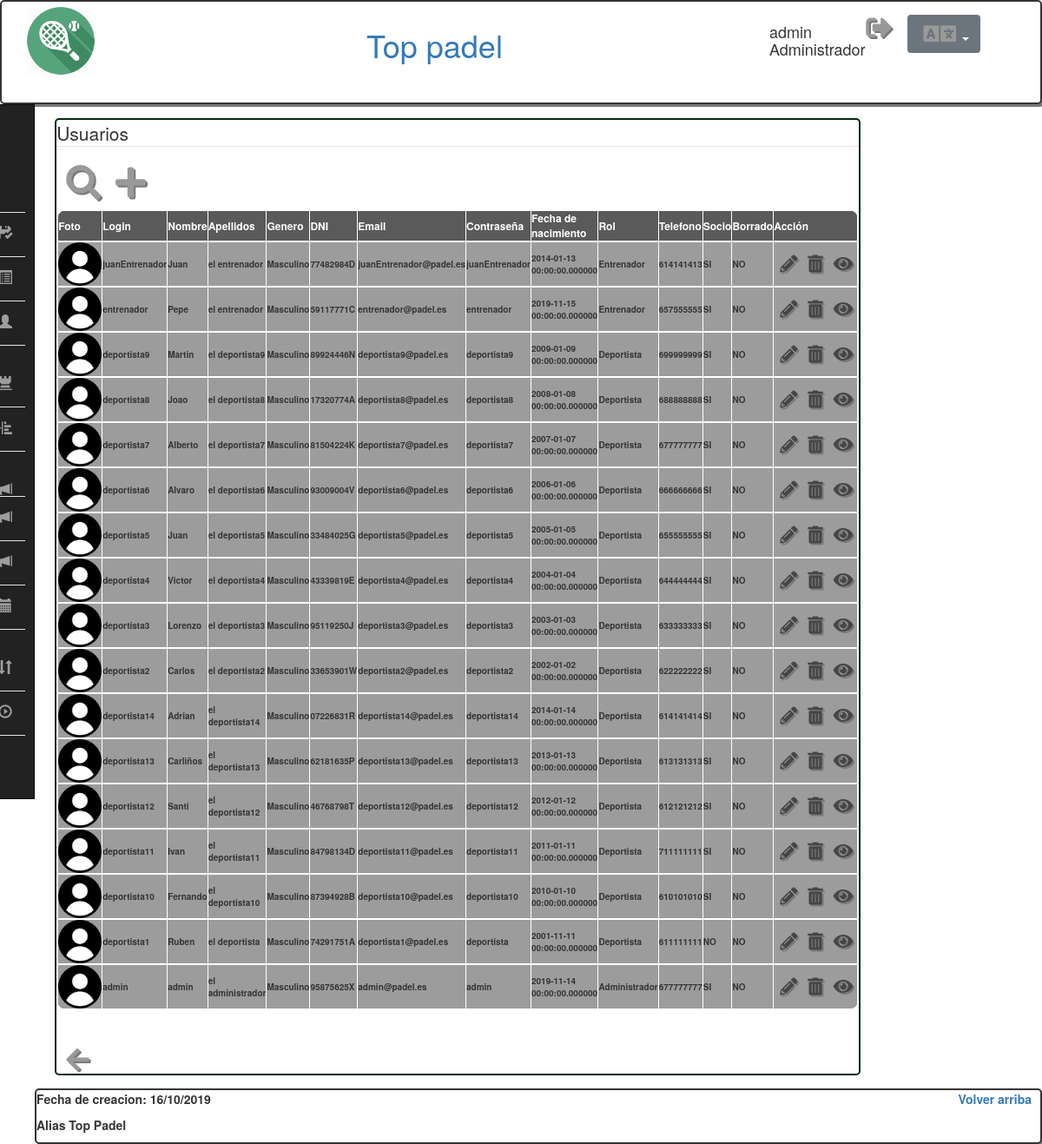
The page /Controllers/Usuarios_Controller.php?accion=SHOWALL (signed in) on the database its author committed.
### tables this page shows
CREATE TABLE IF NOT EXISTS USUARIO (
  login varchar(25) NOT NULL,
  password varchar(128) NOT NULL,
  nombre varchar(25) DEFAULT NULL,
  apellidos varchar(50) DEFAULT NULL,
  genero enum('Masculino','Femenino') DEFAULT NULL,
  dni varchar(10) DEFAULT NULL,
  fechaNacimiento datetime(6) NOT NULL,
  email varchar(50) DEFAULT NULL,
  telefono int(15) DEFAULT NULL,
  rol enum('Deportista','Administrador','Entrenador') DEFAULT NULL,
  socio enum('SI','NO') DEFAULT NULL,
  foto varchar(500) DEFAULT NULL,
  borrado enum('SI','NO') DEFAULT 'NO',

  PRIMARY KEY (login)
);

### Models/Usuario_Model.php (called while the page is built, shortened)
<?php
class Usuario_Model{
	var $mysqli;
	function __construct($login,$password,$nombre,$apellidos,$genero,$dni,$fechaNac,$email,$telefono,$rol,$socio,$foto){
		include_once '../Models/Access_DB.php';
		$this->mysqli = ConnectDB();
	}
		function SHOWALL(){
			$result = $this->mysqli->query("SELECT * FROM usuario ORDER BY usuario.login DESC, usuario.nombre");
		return mysqli_fetch_all($result, MYSQLI_ASSOC);
		}
}
?>

### Models/Access_DB.php (called while the page is built)
<?php
function ConnectDB()
{
    $mysqli = new mysqli("localhost", 'padelabpdba', 'padelpass' , 'padelabp');
	if ($mysqli->connect_errno) {
		include './MESSAGE_View.php';
		new MESSAGE("Fallo al conectar a MySQL: (" . $mysqli->connect_errno . ") " . $mysqli->connect_error, './index.php');
		return false;
	}
	else{
		return $mysqli;
	}
}
?>

### Views/Usuarios/UsuariosShowAll_View.php (the view, shortened to what this page needs)
<?php
	class USUARIO_SHOWALL{
		function __construct($datos){
			$this->render($datos);
		}
		function render($datos){
            include '../Views/Header_View.php';
						?>
<div class="col-md-2"></div>
<div class=" table-responsive contenido">
    <fieldset id="showall">
        <legend><?php echo $strings['Usuarios'];?></legend>
        <div class="container-showall-btn">
            <button class="form-btn" role="link" onclick="window.location='../Controllers/Usuarios_Controller.php?accion=SEARCH'"><i class="fas fa-search"></i>
            <button class="form-btn" role="link" onclick="window.location='../Controllers/Usuarios_Controller.php?accion=ADD'"><i class="fas fa-plus"></i>
        </div>
        <table>
        <thead>
        <tr>
								<th><?php echo $strings['Foto'];?></th>
								<th><?php echo $strings['Login'];?></th>
                <th><?php echo $strings['Nombre'];?></th>
                <th><?php echo $strings['Apellidos'];?></th>
                <th><?php echo $strings['Genero'];?></th>
                <th><?php echo $strings['DNI'];?></th>
                <th><?php echo $strings['Email'];?></th>
                <th><?php echo $strings['Contraseña'];?></th>
                <th><?php echo $strings['Fecha de nacimiento'];?></th>
								<th><?php echo $strings['Rol'];?></th>
								<th><?php echo $strings['Teléfono'];?></th>
								<th><?php echo $strings['Socio'];?></th>
								<th><?php echo $strings['Borrado'];?></th>
                <th colspan="3"><?php echo $strings['Acción'];?></th>
        </tr>
        </thead>
            <tr>
            <?php if(count($datos, COUNT_RECURSIVE)!= 12){
                    foreach($datos as $datos) :
                    ?>
										<td><img src="<?php echo "../Files/Attached_files/".$datos['foto']?>"  height="50" width="50"></td>
										<td><?php echo $datos['login']."\n"; ?></td>
										<td><?php echo $datos['nombre']."\n"; ?></td>
								<td><?php echo $datos['apellidos']."\n"; ?></td>
								<td><?php echo $datos['genero']."\n"; ?></td>
								<td><?php echo $datos['dni']."\n"; ?></td>
								<td><?php echo $datos['email']."\n"; ?></td>
								<td><?php echo $datos['password']."\n"; ?></td>
								<td><?php echo $datos['fechaNacimiento']."\n"; ?></td>
								<td><?php echo $datos['rol']."\n"; ?></td>
								<td><?php echo $datos['telefono']."\n"; ?></td>
								<td><?php echo $datos['socio']."\n"; ?></td>
								<td><?php echo $datos['borrado']."\n"; ?></td>
                <td class="tb-btn"><button class="editbtn" role="link" onclick="window.location='../Controllers/Usuarios_Controller.php?accion=EDIT&param=<?php echo $datos['login']?>';"><i class="fas fa-pencil-alt"></i></button></td>
                 <?php if($datos['login'] == $_SESSION['login']){?>
                <td class="tb-btn disable"><button class="editbtn disable" role="link" ><i class="fas fa-trash-alt"></i></button></td>
                <?php }else{?>
                <td class="tb-btn"><button class="editbtn" role="link" onclick="window.location='../Controllers/Usuarios_Controller.php?accion=DELETE&param=<?php echo $datos['login']?>';"><i class="fas fa-trash-alt"></i></button></td>
                <?php }?>
                <td class="tb-btn"><button class="editbtn" role="link" onclick="window.location='../Controllers/Usuarios_Controller.php?accion=SHOWCURRENT&param=<?php echo $datos['login']?>';"><i class="fas fa-eye"></i></button></td>
            </tr>
            <?php endforeach;};?>
            </table>
        <div class="container-btn">
            <button class="form-btn" role="link" onclick="window.location='./Index_Controller.php';"><i class="fas fa-arrow-left"></i>
        </div>
    </fieldset>
</div>
<?php
			include '../Views/Footer_View.php';
		}}
?>

### Views/css/estilos.css (style rules this page uses)
body { font-family: 'Roboto', sans-serif; margin: 12px; background-color: rgb(189, 189, 189); align-items: center; }
.contenido { margin-top: 15px; margin-bottom: 15px; margin-left: 2%; margin-right: 2%; background-color: white; color: rgb(28, 145, 5); border: 2px solid rgb(2, 41, 11); border-radius: 5px; font-size: 10px; max-width:80%; }
.fas { margin-left: 5px; font-size: 30px; color: rgb(153, 153, 153); text-shadow: 2px 2px rgb(121, 121, 121); }
.form-btn { border: none; background-color: rgba(0,0,0,0); }
.form-btn .fas { margin-left: 5px; font-size: 30px; color: rgb(153, 153, 153); text-shadow: 2px 2px rgb(121, 121, 121); }
table { width: 100%; margin-top: 10px; color: rgb(53, 53, 53); }
tr { border: 2px solid white; }
td { font-size: 10px; font-weight: bold; border: 1px solid white; padding-left: 10px; padding-right:10px; background-color: rgb(156, 156, 156); }
th { color: white; font-size: 12px; border: 1px solid white; padding-left: 10px; padding-right:10px; background-color: rgb(90, 90, 90); }
.tb-btn { border: none; padding:0; padding-top: 5px; padding-bottom: 5px; }
table tbody tr:last-child td:first-child { border-radius: 0 0 0 10px; }
table tbody tr:last-child td:last-child { border-radius: 0 0 10px 0; }
.editbtn { border: none; background-color: rgba(0,0,0,0); padding: 2px; padding-right: 5px; }
.editbtn .fas { font-size: 20px; color: rgb(70, 70, 70); text-shadow: 2px 2px rgb(121, 121, 121); }
.container-showall-btn .form-btn .fas { font-size: 40px; }
legend { border-bottom: 1px solid white; }
#showall .container-btn { padding-top: 20px; border-top: 1px solid white; }
#showall .container-btn .fas { font-size:30px; }
table { margin-bottom: 20px; }
table thead th:first-child { border-radius: 10px 0 0 0; }
table thead th:last-child { border-radius: 0 10px 0 0; }
body,html { height: 100%; }

### rows shown on the page
usuario: foto (picture), login "juanEntrenador", nombre "Juan", apellidos "el entrenador", genero "Masculino", dni "77482984D", email "juanEntrenador@padel.es", password "juanEntrenador", fechaNacimiento "2014-01-13 00:00:00.000000", rol "Entrenador", telefono "614141413", socio "SI", borrado "NO"
usuario: foto (picture), login "entrenador", nombre "Pepe", apellidos "el entrenador", genero "Masculino", dni "59117771C", email "entrenador@padel.es", password "entrenador", fechaNacimiento "2019-11-15 00:00:00.000000", rol "Entrenador", telefono "657555555", socio "SI", borrado "NO"
usuario: foto (picture), login "deportista9", nombre "Martin", apellidos "el deportista9", genero "Masculino", dni "89924446N", email "deportista9@padel.es", password "deportista9", fechaNacimiento "2009-01-09 00:00:00.000000", rol "Deportista", telefono "699999999", socio "SI", borrado "NO"
usuario: foto (picture), login "deportista8", nombre "Joao", apellidos "el deportista8", genero "Masculino", dni "17320774A", email "deportista8@padel.es", password "deportista8", fechaNacimiento "2008-01-08 00:00:00.000000", rol "Deportista", telefono "688888888", socio "SI", borrado "NO"
usuario: foto (picture), login "deportista7", nombre "Alberto", apellidos "el deportista7", genero "Masculino", dni "81504224K", email "deportista7@padel.es", password "deportista7", fechaNacimiento "2007-01-07 00:00:00.000000", rol "Deportista", telefono "677777777", socio "SI", borrado "NO"
usuario: foto (picture), login "deportista6", nombre "Alvaro", apellidos "el deportista6", genero "Masculino", dni "93009004V", email "deportista6@padel.es", password "deportista6", fechaNacimiento "2006-01-06 00:00:00.000000", rol "Deportista", telefono "666666666", socio "SI", borrado "NO"
usuario: foto (picture), login "deportista5", nombre "Juan", apellidos "el deportista5", genero "Masculino", dni "33484025G", email "deportista5@padel.es", password "deportista5", fechaNacimiento "2005-01-05 00:00:00.000000", rol "Deportista", telefono "655555555", socio "SI", borrado "NO"
usuario: foto (picture), login "deportista4", nombre "Victor", apellidos "el deportista4", genero "Masculino", dni "43339819E", email "deportista4@padel.es", password "deportista4", fechaNacimiento "2004-01-04 00:00:00.000000", rol "Deportista", telefono "644444444", socio "SI", borrado "NO"
usuario: foto (picture), login "deportista3", nombre "Lorenzo", apellidos "el deportista3", genero "Masculino", dni "95119250J", email "deportista3@padel.es", password "deportista3", fechaNacimiento "2003-01-03 00:00:00.000000", rol "Deportista", telefono "633333333", socio "SI", borrado "NO"
usuario: foto (picture), login "deportista2", nombre "Carlos", apellidos "el deportista2", genero "Masculino", dni "33653901W", email "deportista2@padel.es", password "deportista2", fechaNacimiento "2002-01-02 00:00:00.000000", rol "Deportista", telefono "622222222", socio "SI", borrado "NO"
usuario: foto (picture), login "deportista14", nombre "Adrian", apellidos "el deportista14", genero "Masculino", dni "07226831R", email "deportista14@padel.es", password "deportista14", fechaNacimiento "2014-01-14 00:00:00.000000", rol "Deportista", telefono "614141414", socio "SI", borrado "NO"
usuario: foto (picture), login "deportista13", nombre "Carliños", apellidos "el deportista13", genero "Masculino", dni "62181635P", email "deportista13@padel.es", password "deportista13", fechaNacimiento "2013-01-13 00:00:00.000000", rol "Deportista", telefono "613131313", socio "SI", borrado "NO"
usuario: foto (picture), login "deportista12", nombre "Santi", apellidos "el deportista12", genero "Masculino", dni "46768798T", email "deportista12@padel.es", password "deportista12", fechaNacimiento "2012-01-12 00:00:00.000000", rol "Deportista", telefono "612121212", socio "SI", borrado "NO"
usuario: foto (picture), login "deportista11", nombre "Ivan", apellidos "el deportista11", genero "Masculino", dni "84798134D", email "deportista11@padel.es", password "deportista11", fechaNacimiento "2011-01-11 00:00:00.000000", rol "Deportista", telefono "711111111", socio "SI", borrado "NO"
usuario: foto (picture), login "deportista10", nombre "Fernando", apellidos "el deportista10", genero "Masculino", dni "87394928B", email "deportista10@padel.es", password "deportista10", fechaNacimiento "2010-01-10 00:00:00.000000", rol "Deportista", telefono "610101010", socio "SI", borrado "NO"
usuario: foto (picture), login "deportista1", nombre "Ruben", apellidos "el deportista", genero "Masculino", dni "74291751A", email "deportista1@padel.es", password "deportista", fechaNacimiento "2001-11-11 00:00:00.000000", rol "Deportista", telefono "611111111", socio "NO", borrado "NO"
usuario: foto (picture), login "admin", nombre "admin", apellidos "el administrador", genero "Masculino", dni "95875625X", email "admin@padel.es", password "admin", fechaNacimiento "2019-11-14 00:00:00.000000", rol "Administrador", telefono "677777777", socio "SI", borrado "NO"

### other values the page prints
$strings['Top padel'] "Top padel"
$_SESSION['login'] "admin"
$_SESSION['rol'] "Administrador"
$strings['Usuarios'] "Usuarios"
$strings['Foto'] "Foto"
$strings['Login'] "Login"
$strings['Nombre'] "Nombre"
$strings['Apellidos'] "Apellidos"
$strings['Genero'] "Genero"
$strings['DNI'] "DNI"
$strings['Email'] "Email"
$strings['Contraseña'] "Contraseña"
$strings['Fecha de nacimiento'] "Fecha de nacimiento"
$strings['Rol'] "Rol"
$strings['Teléfono'] "Telefono"
